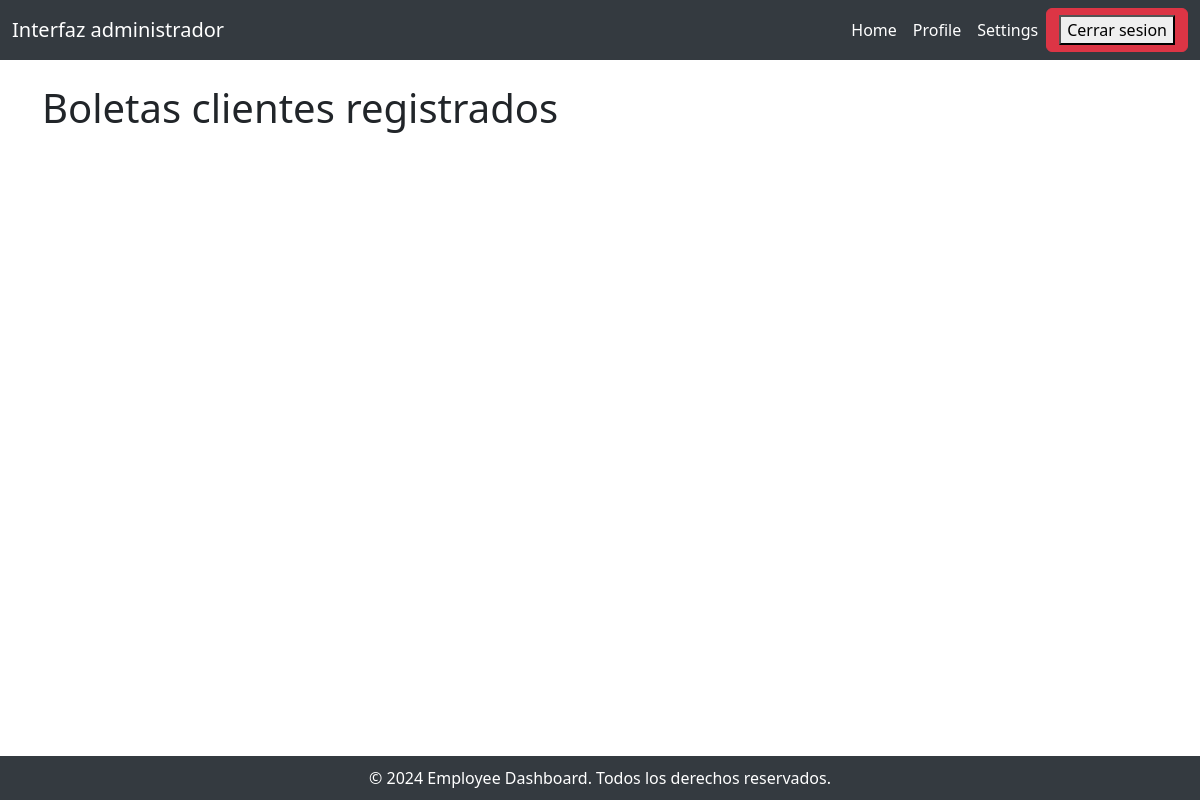
The app's page /boletas_registrados, older data.
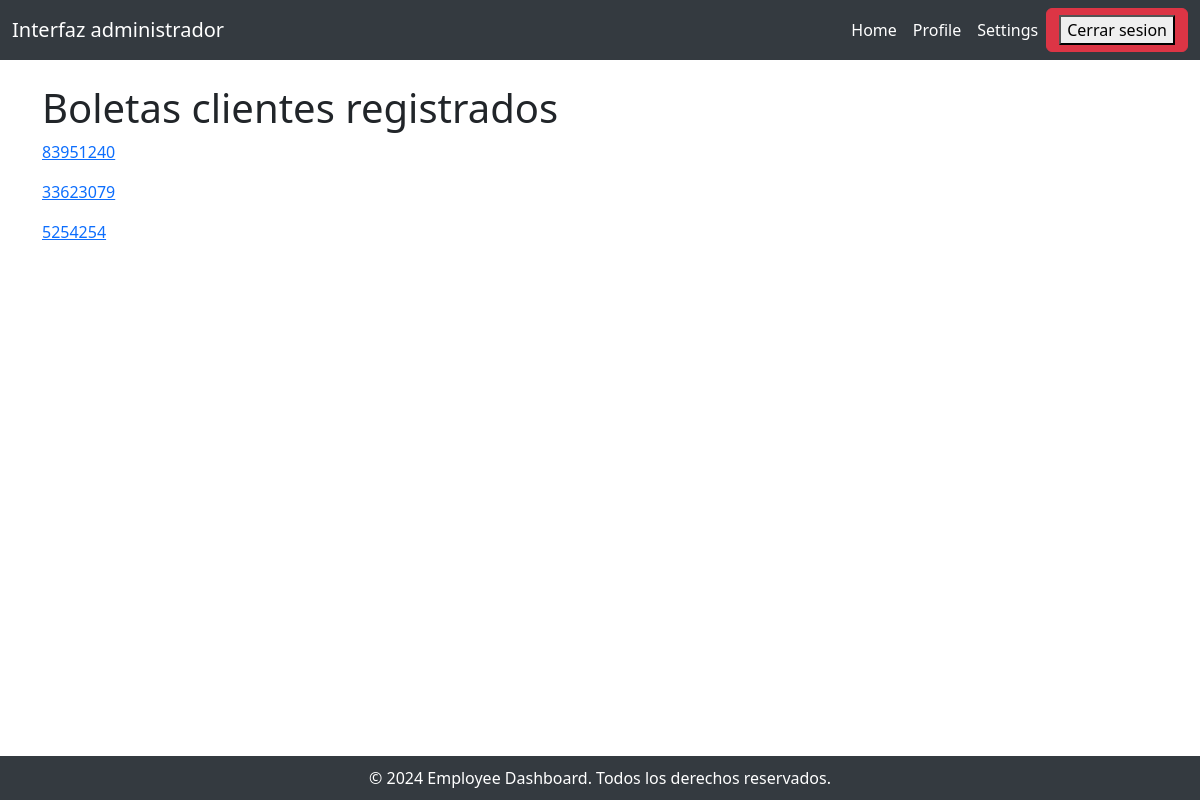
The same page, newer data.
### Ferremax/models.py (models this page shows, shortened)
class pedido(models.Model):
    idPedido = models.AutoField(primary_key=True)
    idOrden = models.IntegerField()
    idSesion = models.IntegerField()
    direccionPedido = models.CharField(max_length=50, blank=False, null=False)
    fechaPedido = models.DateField(blank=False, null=False)
    totalPedido = models.IntegerField()
    estadoPedido = models.ForeignKey("estadoPedido", on_delete=models.CASCADE)
    estadoPago = models.ForeignKey("estadoPago", on_delete=models.CASCADE)
    cliente = models.ForeignKey("cliente", on_delete=models.CASCADE)

### Ferremax/views.py (the view)
# urls.py: path("boletas_registrados", boletas_registrados, name="boletas_registrados"),
def boletas_registrados(request):
    ped = pedido.objects.all()
    context = {
        "pedidos" : ped
    }
    return render(request, "core/boletas_registrados.html", context)

### Ferremax/templates/core/boletas_registrados.html (shortened to what this page needs)
<!doctype html>
<html lang="en">
  {%load static%}
<head>
  <link href="{% static '../static/css/Empleados.css' %}" rel="stylesheet" />
  <link href="https://cdn.jsdelivr.net/npm/bootstrap@5.3.2/dist/css/bootstrap.min.css" rel="stylesheet">
</head>
<body>
    <header>
        <nav class="navbar navbar-expand-lg">
            <div class="container-fluid">
                <a class="navbar-brand" href="#">Interfaz administrador</a>
                <div class="collapse navbar-collapse" id="navbarNav">
                    <ul class="navbar-nav ms-auto">
                        <li class="nav-item">
                            <a class="nav-link" href="#">Home</a>
                        </li>
                        <li class="nav-item">
                            <a class="nav-link" href="#">Profile</a>
                        </li>
                        <li class="nav-item">
                            <a class="nav-link" href="#">Settings</a>
                        </li>
                    </ul>
                    <a href="{% url 'logout_empleado' %}" class="btn btn-danger"><Button>Cerrar sesion</Button></a>
                </div>
            </div>
        </nav>
    </header>
    <main>
        <div class="container mt-4">
            <div class="row">
                <h1>Boletas clientes registrados</h1>
                {% for ped  in pedidos %}
                <a href="{% url 'detalle_registrado' pk=ped.idPedido %}"><p>{{ped.idOrden}}</p></a>
                {% endfor %}
            </div>
        </div>
    </main>
    <footer class="footer">
        &copy; 2024 Employee Dashboard. Todos los derechos reservados.
    </footer>
</body>
</html>

Row changes from the older to the newer data that the page shows:
added pedido: idOrden "83951240"
added pedido: idOrden "33623079"
added pedido: idOrden "5254254"
